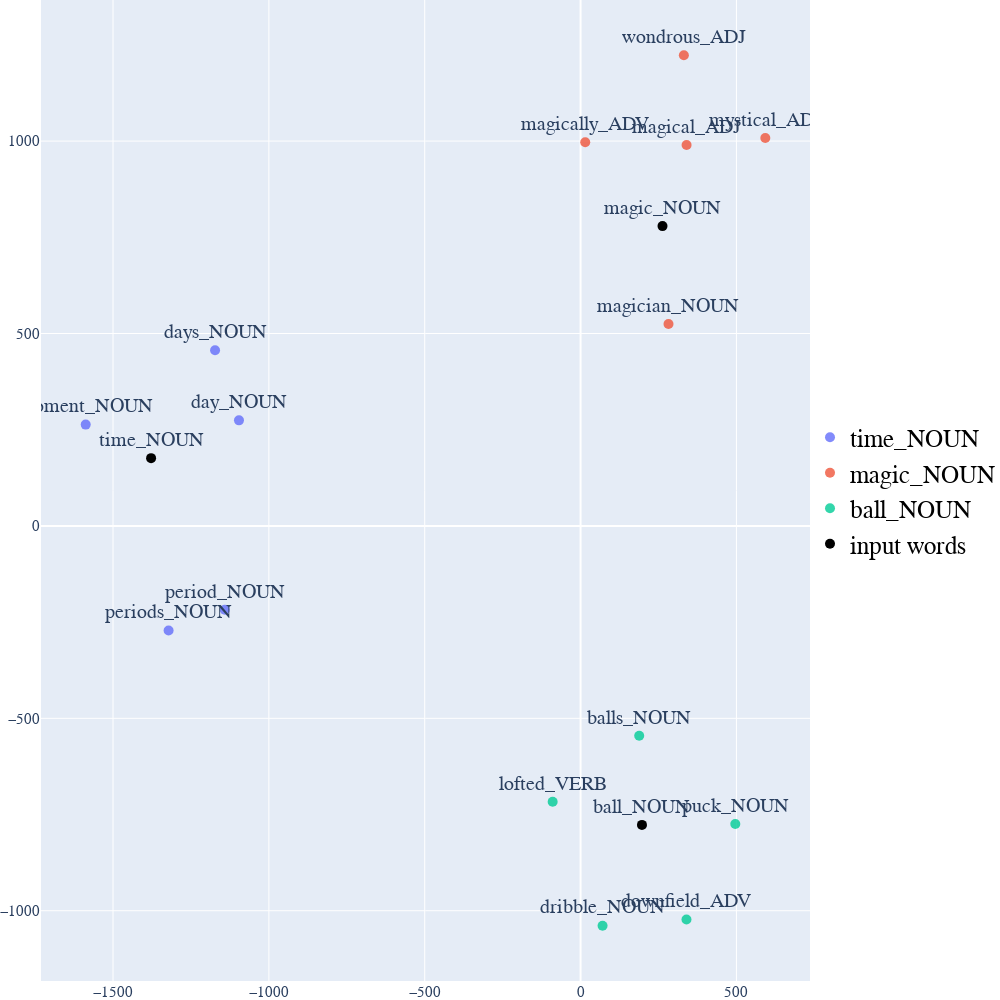

The notebook cell this image was saved under:
### Markdown cell above
### Plotanje tehnikom t-SNE u 2 dimenzije:

### Code cell
def display_tsne_scatterplot_2D(model, user_input=None, words=None, label=None, color_map=None, perplexity = 0, learning_rate = 0, iteration = 0, topn=5, sample=10):

    if words == None:
        if sample > 0:
            words = np.random.choice(list(model.vocab.keys()), sample)
        else:
            words = [ word for word in model.vocab ]
    
    word_vectors = np.array([model[w] for w in words])
    
    two_dim = TSNE(n_components = 2, random_state=0, perplexity = perplexity, learning_rate = learning_rate, n_iter = iteration).fit_transform(word_vectors)[:,:2]


    data = []


    count = 0
    for i in range (len(user_input)):

                trace = go.Scatter(
                    x = two_dim[count:count+topn,0], 
                    y = two_dim[count:count+topn,1],  
                    text = words[count:count+topn],
                    name = user_input[i],
                    textposition = "top center",
                    textfont_size = 20,
                    mode = 'markers+text',
                    marker = {
                        'size': 10,
                        'opacity': 0.8,
                        'color': 2
                    }
       
                )
                
                data.append(trace)
                count = count+topn

    trace_input = go.Scatter(
                    x = two_dim[count:,0], 
                    y = two_dim[count:,1],  
                    text = words[count:],
                    name = 'input words',
                    textposition = "top center",
                    textfont_size = 20,
                    mode = 'markers+text',
                    marker = {
                        'size': 10,
                        'opacity': 1,
                        'color': 'black'
                    }
                    )
            
    data.append(trace_input)
    
# Configure the layout

    layout = go.Layout(
        margin = {'l': 0, 'r': 0, 'b': 0, 't': 0},
        showlegend=True,
        legend=dict(
        x=1,
        y=0.5,
        font=dict(
            family="Courier New",
            size=25,
            color="black"
        )),
        font = dict(
            family = " Courier New ",
            size = 15),
        autosize = False,
        width = 1000,
        height = 1000
        )


    plot_figure = go.Figure(data = data, layout = layout)
    plot_figure.show()
    
display_tsne_scatterplot_2D(word_vectors, user_input, similar_word, labels, color_map, 5, 500, 10000)

### Figure 1 — Plotly figure (JSON) as saved in the notebook; plotly's stock layout.template omitted (floating-point values rounded to 4 significant figures)
{"data": [{"marker": {"color": 2, "opacity": 0.8, "size": 10}, "mode": "markers+text", "name": "time_NOUN", "text": ["day_NOUN", "moment_NOUN", "days_NOUN", "period_NOUN", "periods_NOUN"], "textfont": {"size": 20}, "textposition": "top center", "type": "scatter", "x": [-1096.0, -1588.0, -1173.0, -1141.0, -1322.0], "y": [274.3, 263.2, 456.6, -217.9, -271.6]}, {"marker": {"color": 2, "opacity": 0.8, "size": 10}, "mode": "markers+text", "name": "magic_NOUN", "text": ["magical_ADJ", "magician_NOUN", "wondrous_ADJ", "magically_ADV", "mystical_ADJ"], "textfont": {"size": 20}, "textposition": "top center", "type": "scatter", "x": [340.1, 282.1, 331.4, 14.98, 592.7], "y": [989.9, 524.9, 1223.0, 997.0, 1008.0]}, {"marker": {"color": 2, "opacity": 0.8, "size": 10}, "mode": "markers+text", "name": "ball_NOUN", "text": ["balls_NOUN", "downfield_ADV", "dribble_NOUN", "puck_NOUN", "lofted_VERB"], "textfont": {"size": 20}, "textposition": "top center", "type": "scatter", "x": [188.2, 339.8, 70.56, 496.4, -89.5], "y": [-545.4, -1023.0, -1039.0, -774.8, -716.8]}, {"marker": {"color": "black", "opacity": 1, "size": 10}, "mode": "markers+text", "name": "input words", "text": ["time_NOUN", "magic_NOUN", "ball_NOUN"], "textfont": {"size": 20}, "textposition": "top center", "type": "scatter", "x": [-1378.0, 262.8, 197.0], "y": [176.1, 779.1, -776.9]}], "layout": {"autosize": false, "font": {"family": " Courier New ", "size": 15}, "height": 1000, "legend": {"font": {"color": "black", "family": "Courier New", "size": 25}, "x": 1, "y": 0.5}, "margin": {"b": 0, "l": 0, "r": 0, "t": 0}, "showlegend": true, "width": 1000}}
